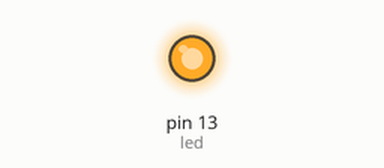
This sketch was run on a simulated Arduino Uno, built for the host (arithmetic inside an expression is 32-bit, double 64-bit). On the bench: output pins drawn as LEDs (lit = HIGH). EEPROM starts erased; what the sketch prints to the serial monitor is not drawn.

Above: at 0.05 s.
Timing chart, 0 to 4.6 s (numbered marks = the images above):
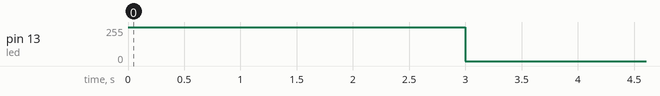

The sketch:

prime_logging_esp8266.ino
```cpp
/* Prime numbers in Arduino C v5.4 2023/12/20 for ESP8266-12E */
#include <time.h>
#include <math.h>
#include <ESP_EEPROM.h>

double start;
int column = 10;
int found = 4;   // we already know 2, 3, 5, 7
int divisors = found;
uint32_t primes[6550] = {3, 5, 7};
int led = LED_BUILTIN; // LED_BUILTIN

int is_prime(uint32_t number) {
  int prime = 1;
  for (int divider = 3; divider < (int)(sqrt(number)) + 1; divider += 2)
  {
    if (number % divider == 0)
    {
      prime = 0;
      break;
    }
  }
  return prime;
}

int find_primes(uint32_t limit) {
  Serial.print(" ");
  for(uint32_t number=11; number < limit + 1; number += 2) {
    if( is_prime(number) == 1) {
      primes[found - 1] = number;
      found++;
    }
    if((number+1) % 1000 == 0) { Serial.print("."); }
  }
  primes[found - 1] = limit;
  divisors = found - 1;
  return 1;
}

int is_prime_fast(uint32_t number) {
  uint32_t largest_divider = (int)(sqrt(number));
  int flag_prime = 1;
  for(int i=0; i < divisors; i++)
  {
    if(number % primes[i] == 0)
    {
      flag_prime = 0;
      break;
    }
    if(primes[i] > largest_divider)
    {
      break;
    }
  }
  return flag_prime;
}

void elapsed_time(int seconds) {
  int hours = (int)seconds/3600;
  int minutes = (int)(seconds/60 - hours*60);
  int sec = (int)(seconds - minutes*60 - hours*3600);
  Serial.print(" ");
  Serial.print(hours);
  Serial.print("h ");
  Serial.print(minutes);
  Serial.print("min ");
  Serial.print(sec);
  Serial.print("s ");
}

void setup() {
  Serial.begin(74880);
  pinMode(led, OUTPUT);
  digitalWrite(led, HIGH);
  for (int i = 0; i < 3; i++) {
    Serial.print(".");
    delay(1000);
  }
  digitalWrite(led, LOW);
  const uint32_t scope[] = {100, 1000, 10000, 100000, 1000000, 10000000, 25000000, 100000000, 1000000000, 2147483647, 4294967295 };
  const int reference[] = {25, 168, 1229, 9592, 78498, 664579, 1565927, 5761455, 50847534, 105097564, 203280221};

  // previous run
  EEPROM.begin(44);
  Serial.print("\nGet previous results for this ESP8266:\n");
  Serial.print("    last        seconds   \n");
  for(int i = 0; i < 11; i++) {
    int spaces = 12 - (int)log10(scope[i]);
    for(int j = 0; j < spaces; j++) {
      Serial.print(" ");
    }
    Serial.print(scope[i]);
    Serial.print("    ");
    float last_time;
    EEPROM.get(i * 4 + 1, last_time);
    Serial.print(last_time, 6);
    Serial.print("\n");
  }

  // start calculating with micros
  for (int i = 0; i < 4; i++)
  {
    int last = scope[i];
    found = 4;   // we already know 2, 3, 5, 7
    Serial.println("\n\nPrime v5.4 in Arduino C - 2023/12/17 in micros()");
    Serial.print("Calculating prime numbers until ");
    Serial.println(last);
    // start = millis();
    start = micros();        // use micros() for more precision in runtimes < 70 minutes
    int largest_divider = (int)(sqrt(last));
    if(largest_divider % 2 == 0)
    {
      largest_divider += 1;
    }
    find_primes(largest_divider);
    Serial.print("Found ");
    Serial.print(found);
    Serial.print(" primes until ");
    Serial.print(largest_divider);
    Serial.print(" to use as divisors.\n");
    int dot = millis();
    int column = 0;
    for(uint32_t number = largest_divider + 2; number < last; number += 2)
    {
      found += is_prime_fast(number);
      if((millis() - dot) > 1000) {
        Serial.print(".");
        dot = millis();
        column += 1;
        if(column % 2 == 0) {
          digitalWrite(led, HIGH);
        }
        else
        {
          digitalWrite(led, LOW);
        }
        if(column > 40) {
          column = 0;
          elapsed_time((micros()-start)/1000000);
          Serial.print(" - ");
          Serial.print(number);
          Serial.print(" ");
          Serial.print((int)(number / (last / 100)));
          Serial.print("% \n");
        }
      }
    }
    // float duration = (millis() - start)/1000;
    float duration = (micros() - start)/1000000; // use micros() for more precision in runtimes < 70 minutes
    if(duration > 2) {
      Serial.print("\n");
    }
    Serial.print("Found ");
    Serial.print(found);
    Serial.print(" prime numbers. It should be ");
    Serial.print(reference[i]);
    Serial.print(".\nThis took ");
    Serial.print(duration, 6);
    Serial.print(" seconds.");
    elapsed_time(duration);
    // EEPROM.put(i * 4 + 1, duration);
    // boolean ok1 = EEPROM.commit();
    // Serial.println((ok1) ? "First commit OK" : "Commit failed");
  }
  Serial.print("\n");

  // start calculating with millis from 7 on *************************************************
  for (int i = 9; i < 11; i++)
  {
    int last = scope[i];
    found = 4;   // we already know 2, 3, 5, 7
    Serial.println("\n\nPrime v5.4 in Arduino C - 2023/12/20 in millis()");
    Serial.print("Calculating prime numbers until ");
    Serial.print(last);
    start = millis();
    int largest_divider = (int)(sqrt(last));
    if(largest_divider % 2 == 0)
    {
      largest_divider += 1;
    }
    find_primes(largest_divider);
    Serial.print("\nFound ");
    Serial.print(found);
    Serial.print(" primes until ");
    Serial.print(largest_divider);
    Serial.print(" to use as divisors.\n");
    int dot = millis();
    int column = 0;
    for(uint32_t number = largest_divider + 2; number < last; number += 2)
    {
      found += is_prime_fast(number);
      if((millis() - dot) > 1000) {
        Serial.print(".");
        dot = millis();
        column += 1;
        if(column % 2 == 0) {
          digitalWrite(led, HIGH);
        }
        else
        {
          digitalWrite(led, LOW);
        }
        if(column > 40) {
          column = 0;
          elapsed_time((millis()-start)/1000);
          Serial.print(" - ");
          Serial.print(number);
          Serial.print(" ");
          Serial.print((int)(number / (last / 100)));
          Serial.print("% \n");
        }
      }
    }
    float duration = (millis() - start)/1000;
    if(duration > 2) {
      Serial.print("\n");
    }
    Serial.print("Found ");
    Serial.print(found);
    Serial.print(" prime numbers. It should be ");
    Serial.print(reference[i]);
    Serial.print(".\nThis took ");
    Serial.print(duration, 6);
    Serial.print(" seconds.");
    elapsed_time(duration);
    EEPROM.put(i * 4 + 1, duration);
    // boolean ok1 = EEPROM.commit();
    // Serial.println((ok1) ? "First commit OK" : "Commit failed");
  }
  Serial.print("\n");
}

void loop() {  // program finished, just keep printing some dots
  for(int i = 0; i < 80; i++) {
    Serial.print(".");
    for(int x = 0; x < 100; x++) {
      digitalWrite(led, HIGH);
      delay(20);
      digitalWrite(led, LOW);
      delay(30);
    }
  }
  Serial.print(".\n");
}
```
